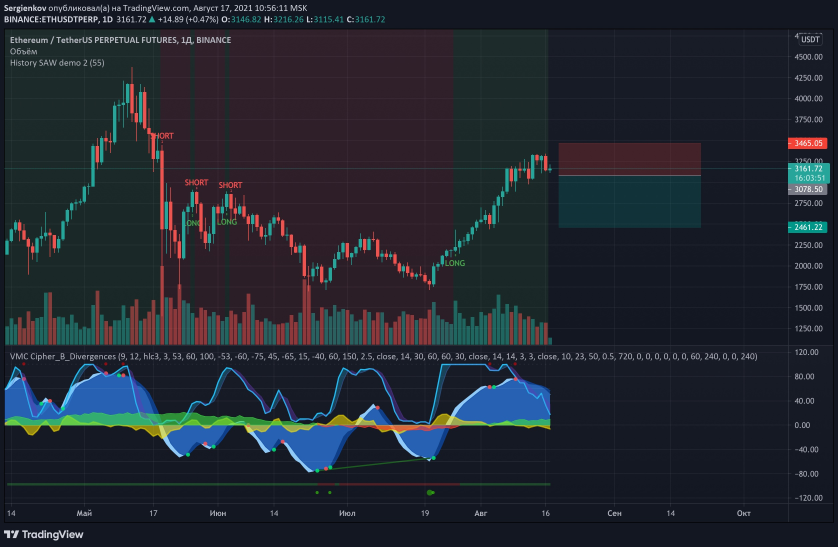
#> input picture example.jpg, 2514 x 1640 px (shown at 1/3 size)
$ python color_detection.py
#> lines starting #> are read from the running program, lines starting #| are printed output that depends on the picture; after the words box and inside, x2 and y2 are one past the last pixel; in counts of white or black regions, pixels touching at a corner belong together
import cv2
import numpy as np
import config as cfg
from input_output import get_image_using_url


# [84 lines left out: functions get_color_filtered_image, get_mean_color, check_color_proximity, apply_mask, define_mean_color_tool, not called in this run]


def detection_tools_hsv(filename: str):
    """
    Auxiliary function that helps to define color mask.
    IT IS NOT USED IN THE PROGRAM, but can help you to correct configs.
    :param filename: path to image
    """
#> called with filename = 'example.jpg'

    # create windows
    cv2.namedWindow("TrackBars")
    cv2.resizeWindow("TrackBars", 640, 240)
    cv2.createTrackbar("Hue Min", "TrackBars", 0, 179, lambda x: None)
#> slider 'Hue Min' is set to 35
    cv2.createTrackbar("Hue Max", "TrackBars", 179, 179, lambda x: None)
    cv2.createTrackbar("Sat Min", "TrackBars", 0, 255, lambda x: None)
#> slider 'Sat Min' is set to 51
    cv2.createTrackbar("Sat Max", "TrackBars", 255, 255, lambda x: None)
    cv2.createTrackbar("Val Min", "TrackBars", 0, 255, lambda x: None)
#> slider 'Val Min' is set to 51
    cv2.createTrackbar("Val Max", "TrackBars", 255, 255, lambda x: None)

    # reading and preparing of an image
    # img = get_image_using_url("https://www.tradingview.com/x/JopwW6IR/")
    img = cv2.imread(filename)
#> img is the input picture: shape (1640, 2514, 3); mean B, G, R 48.1, 39.1, 34.4
    img = img[:, int(img.shape[1]*0.5):]
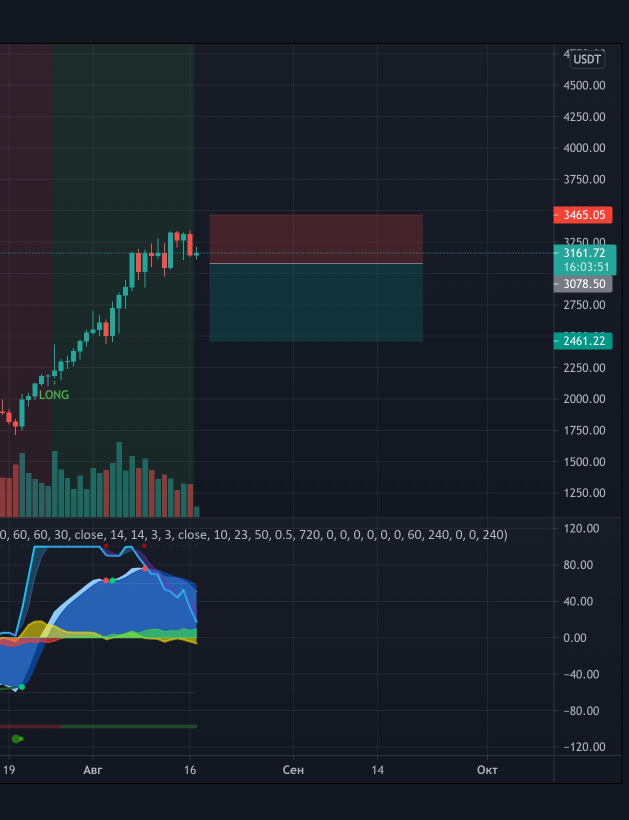
#> img: shape (1640, 1257, 3) (shown at 1/2 size); mean B, G, R 44.1, 34.4, 27.8
    img = cv2.resize(img, (640, 640))
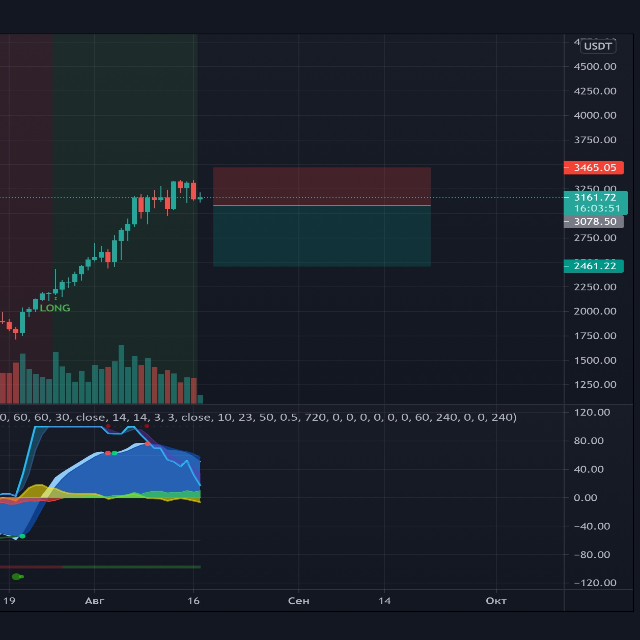
#> img: shape (640, 640, 3); mean B, G, R 44.1, 34.3, 27.7

    imgHSV = cv2.cvtColor(img, cv2.COLOR_BGR2HSV)
#> imgHSV: shape (640, 640, 3); mean H, S, V 110.7, 108.3, 46.2

    # In loop get hsv limits (lower, upper) from trackbar and apply mask to image
    while True:
        h_min = cv2.getTrackbarPos("Hue Min", "TrackBars")
        h_max = cv2.getTrackbarPos("Hue Max", "TrackBars")
        s_min = cv2.getTrackbarPos("Sat Min", "TrackBars")
        s_max = cv2.getTrackbarPos("Sat Max", "TrackBars")
        v_min = cv2.getTrackbarPos("Val Min", "TrackBars")
        v_max = cv2.getTrackbarPos("Val Max", "TrackBars")

        lower = np.array([h_min, s_min, v_min])
        upper = np.array([h_max, s_max, v_max])

        mask = cv2.inRange(imgHSV, lower, upper)
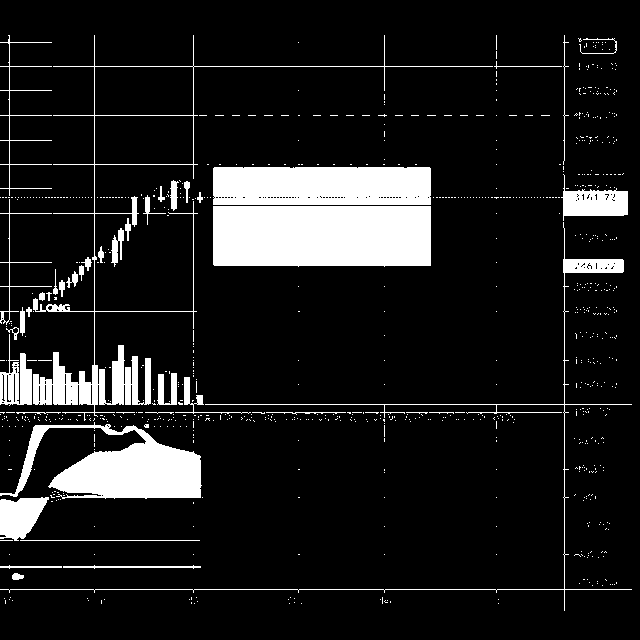
#> mask: shape (640, 640); 11.5% white; 853 white regions (810 under 20 px), largest, box (x1, y1, x2, y2) and area: (213, 206, 431, 267) 13081, (213, 167, 431, 205) 8188, (0, 422, 202, 499) 7733
        imgResult = cv2.bitwise_and(img, img, mask=mask)
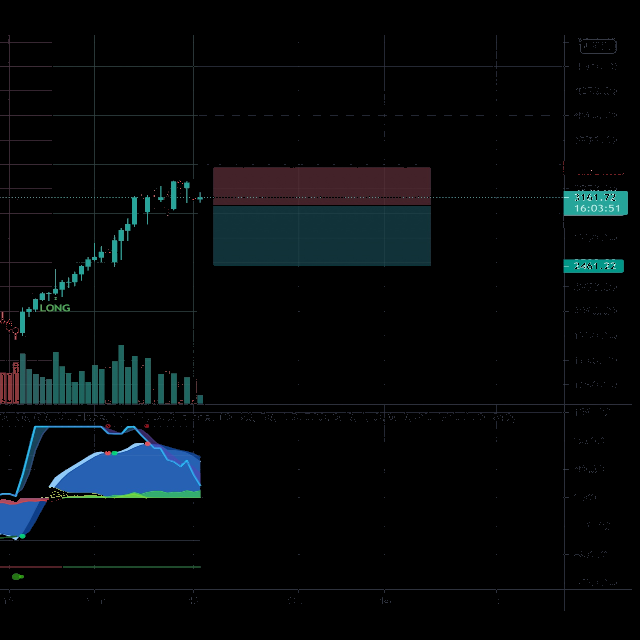
#> imgResult: shape (640, 640, 3); mean B, G, R 9.8, 8.2, 4.8

        cv2.imshow("Color detection", imgResult)
        cv2.waitKey(1)
        # close windows on press key "escape"
        if cv2.waitKey(1) == 27:     # & 0xFF == ord('q'):
#> (key q is pressed here)
            break

    # after closing windows print the last hsv limits of chosen mask
    print(f"lower = [{lower[0]}, {lower[1]}, {lower[2]}]")
    print(f"upper = [{upper[0]}, {upper[1]}, {upper[2]}]")


if __name__ == '__main__':
    detection_tools_hsv("example.jpg")
